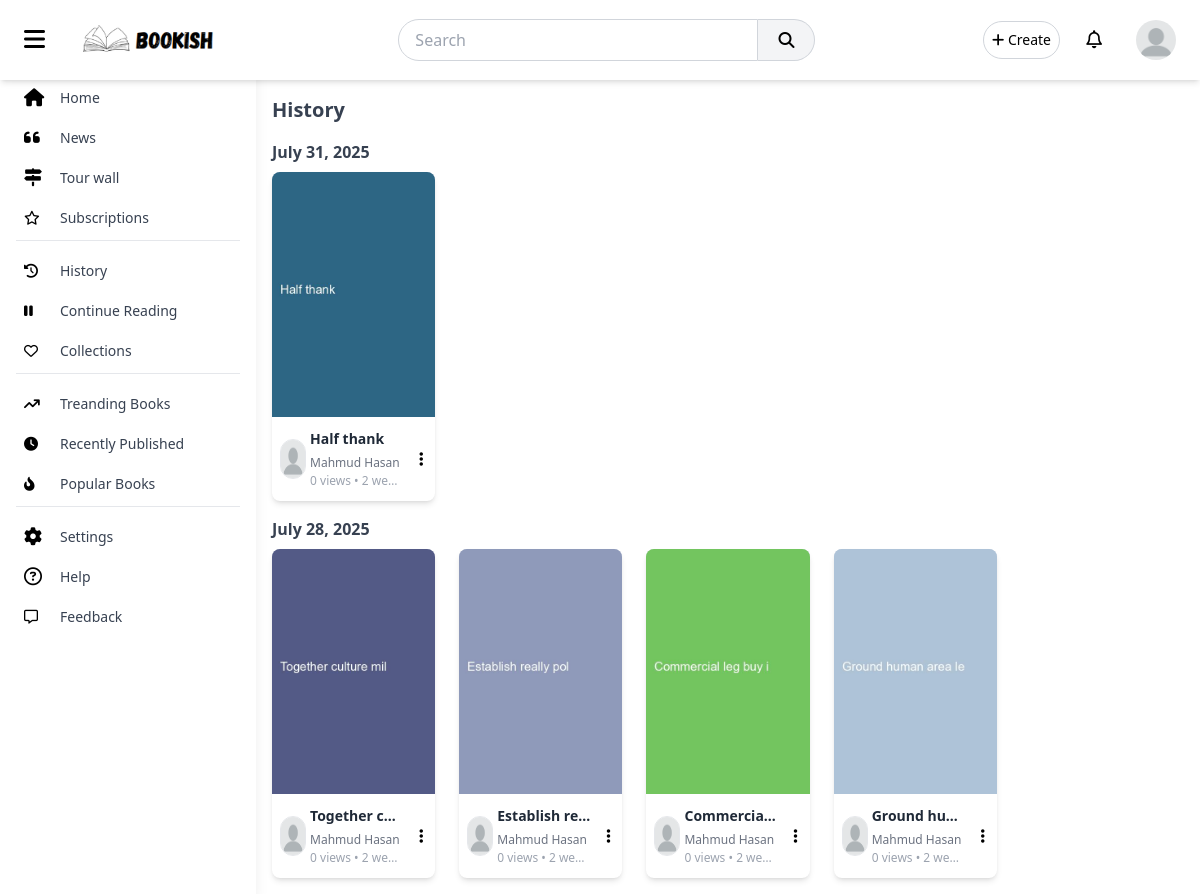
Before: /history (signed in) with the older database file.
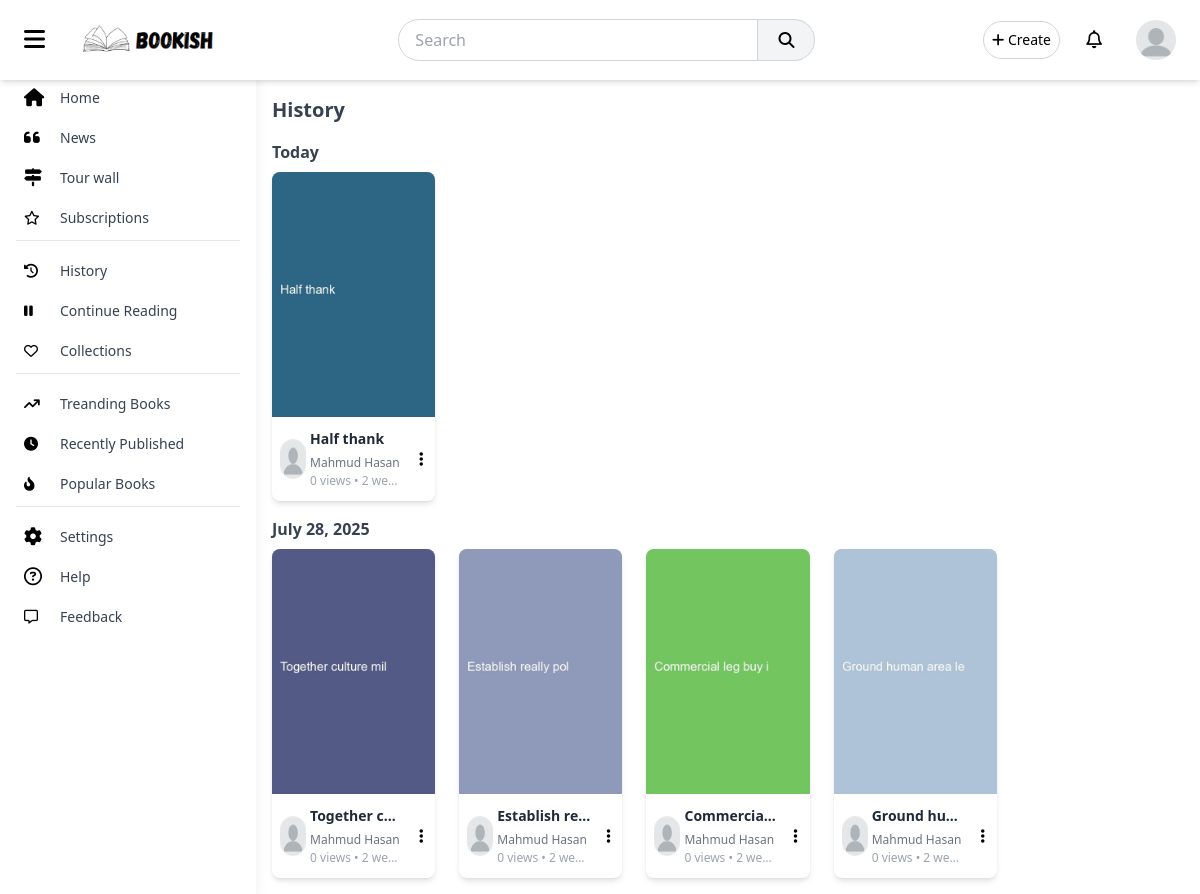
After: the same page with the newer database file.
### main/models.py (models this page shows, shortened)
class History(models.Model):
    user = models.ForeignKey(User, on_delete=models.CASCADE)
    book = models.ForeignKey(Book, on_delete=models.CASCADE, related_name="book_history", blank=True, null=True)
    news = models.ForeignKey(Book, on_delete=models.CASCADE, related_name="news_history", blank=True, null=True)
    created_at = models.DateTimeField(auto_now_add=True)
    updated_at = models.DateTimeField()

class Book(models.Model):
    title = models.CharField(max_length=255)
    slug = AutoSlugField(populate_from='title', unique=True)
    description = models.TextField()
    content = CKEditor5Field(config_name="extends")
    language = models.CharField(max_length=50, default="default")
    author = models.ForeignKey(User, on_delete=models.CASCADE, related_name='books')
    category = models.ForeignKey(Category, on_delete=models.CASCADE, related_name='books', blank=True, null=True)
    published_date = models.DateTimeField(auto_now_add=True)
    updated_date = models.DateTimeField(auto_now=True)
    likes = models.ManyToManyField(User, related_name='liked_books', blank=True)
    dislikes = models.ManyToManyField(User, related_name='disliked_books', blank=True)
    views = models.PositiveIntegerField(default=0)
    thumbnail = models.ImageField(upload_to='thumbnails/', blank=True, null=True)
    status = models.CharField(max_length=50, default='Public')
    objects = models.Manager()
    public_objects = PublicBookManager()

### accounts/models.py (models this page shows, shortened)
class UserProfile(models.Model):
    user = models.OneToOneField(User, on_delete=models.CASCADE)
    full_name = models.CharField(max_length=100, blank=True, null=True)
    bio = models.TextField(blank=True, null=True)
    profile_picture = models.ImageField(upload_to='profile_pics/', default='profile_pics/default.png')
    created_at = models.DateTimeField(auto_now_add=True)
    updated_at = models.DateTimeField(auto_now=True)

### main/views.py (the view)
# urls.py: path('history', views.history, name='history'),
@login_required(login_url='accounts:login')
def history(request):
    histories = History.objects.filter(user=request.user).order_by('-updated_at')
    today = timezone.now().date()
    yesterday = today - timezone.timedelta(days=1)
    history_dict = defaultdict(list)
    for history in histories:
        history_date = history.updated_at.date()
        if history_date == today:
            history_dict["Today"].append(history)
        elif history_date == yesterday:
            history_dict["Yesterday"].append(history)
        else:
            history_dict[history_date.strftime("%B %d, %Y")].append(history)
    return render(request, 'main/history.html', {'history_dict': dict(history_dict)})

### main/context_processors.py (called while the page is built)
def notifications(request):
    if request.user.is_authenticated:
        return {'notifications': Notification.objects.filter(user=request.user).order_by('-created_at')[:5]}
    else:
        return Notification.objects.none()

def unread_notifications(request):
    if request.user.is_authenticated:
        return {'unread_notifications': Notification.objects.filter(user=request.user, is_read=False).count()}
    else:
        return Notification.objects.none()

### templates/main/history.html (shortened to what this page needs)
{% extends 'base.html' %}
{% load static %}
{% block content %}
<h2 class="text-xl font-bold text-gray-700 mb-4">
    History
</h2>
{% for date, histories in history_dict.items %}
<h2 class="text-md font-bold text-gray-700 mb-2 mt-4">
    {{date}}
</h2>
<div class="grid grid-cols-1 sm:grid-cols-2 md:grid-cols-3 lg:grid-cols-5 gap-6">
    {% for history in histories %}
    <div class="bg-white shadow-md rounded-lg overflow-hidden cursor-pointer"
        onclick="location.href=`{% url 'main:book_view' history.book.slug %}`">
        <div class="relative bg-slate-300" style="padding-bottom: 150%;">
            <img alt="Book Thumbnail" class="absolute object-cover h-full w-full"
                src="{{ history.book.thumbnail.url }}" />
        </div>
        <div class="p-1 my-2">
            <div class="flex gap-2 justify-between items-center">
                <div onclick="event.stopPropagation();location.href=`{% url 'main:profile' history.book.author.username %}`">
                    <img alt="" class="h-10 w-10 mx-1 border rounded-full"
                        src="{{history.book.author.userprofile.profile_picture.url}}" />
                </div>
                <div class="max-w-[60%]">
                    <h3 class="text-sm  font-bold truncate text-gray-800">
                        {{history.book.title}}
                    </h3>
                    <a href="{% url 'main:profile' history.book.author.username %}" class="text-xs text-gray-500 hover:text-blue-400">
                        {{history.book.author.userprofile.full_name}}
                    </a>
                    <p class="text-xs text-gray-400 truncate">
                        {{history.book.views}} views • {{history.book.published_date|timesince}} ago
                    </p>
                </div>
                <div>
                    <button class="p-2" onclick="event.stopPropagation()">
                        <i class="fa fa-ellipsis-vertical">
                        </i>
                    </button>
                </div>
            </div>
        </div>
    </div>
    {% endfor %}
</div>
{% endfor %}
{% endblock %}

Changed rows visible on the page:
changed History "Half thank": date "July 31, 2025" → "Today"
